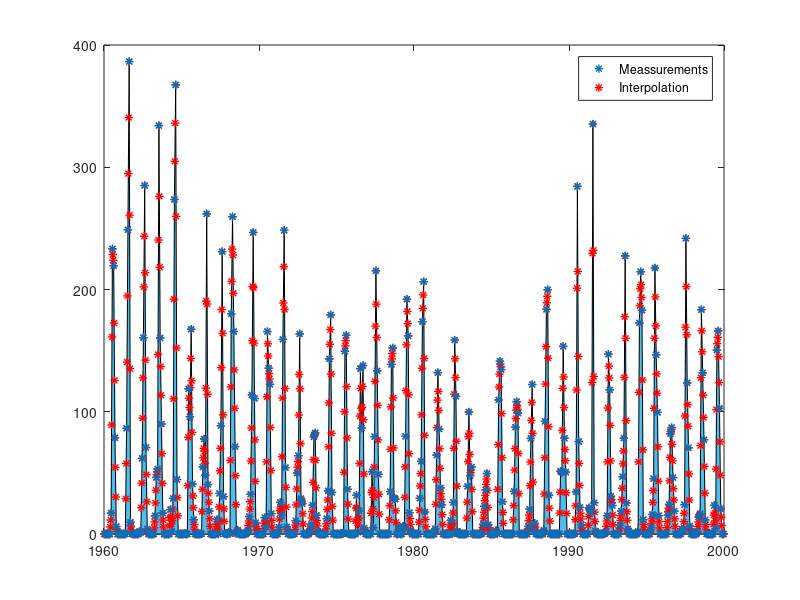

Here is the MATLAB script that generated this plot: (Note: this script raises an error after producing the figure.)
%% Clean up and add path
clear; clc;
close all;
addpath('../functions', '../data')
load proj23.mat
%% Initial Plot
city = ElGeneina;
figure()
area(city.rain_org_t, city.rain_org, 'FaceColor','#4DBEEE')
hold on
pl1 = plot(city.rain_t, city.rain,'*', 'color', 'r','LineWidth',1);
hold on
pl2 = plot(city.rain_org_t, city.rain_org,'*', 'color', '#0072BD','LineWidth',1);
lgd = legend([pl2 pl1], {'Meassurements', 'Interpolation'});
fontsize(lgd,12,'points')
xlabel('Time')
ylabel('Rain')
title('Rain plot')
rain = city.rain_org;

%% Find idxs for splits and set initial states
len = length(city.nvdi);
idx_model_nvdi = 1:round(0.75*len);
idx_validation_nvdi = round(0.75*len) + 1 : round(0.9*len);
idx_test_nvdi = round(0.9*len + 1 : len);
tt = city.nvdi_t;

last_t = tt(length(idx_model_nvdi)); % Use only model data for reconstruction
last_rain_rec = find(last_t - city.rain_org_t < 0 & last_t - city.rain_org_t > -0.1);

% Only same time as modelling for these params
y = city.rain_org(1:last_rain_rec);
N = length(y);
rain_init = zeros(3,N);
rain_init(1,:) = y./3;  
rain_init(2,:) = y./3;
rain_init(3,:) = y./3;

%% Estimating parameters with Kalman Filter
windowsize = 20;
a1 = 0.03;%0.999999; % Intial AR param estimate
converged = false;
converged_2 = false;
while converged_2 == false % Update Ar 20 time
    if(converged) % If on last iteration, use all available data to reconstruct
        converged_2 = true;
        y = city.rain_org(1:end);
        N = length(y);
        rain_init = zeros(3,N);
        rain_init(1,:) = y./3;  
        rain_init(2,:) = y./3;
        rain_init(3,:) = y./3;
    end
    A =[-a1.^3 0 0;a1.^2 0 0; -a1 0 0];
    Z = [1 -a1 a1^2; 0 1 -a1; 0 0 1];
    at = zeros(N,1);
    Rw    = 1e-3;                                      % Measurement noise covariance matrix, R_w. Note that Rw has the same dimension as Ry.
    Re    = eye(3)*1e1;%10e-1                        % System noise covariance matrix, R_e. Note that Re has the same dimension as Rx_t1.
    Re = Z*Re*transpose(Z);
    Rx_t1 = eye(3)*1e1; %correct?                             % Initial covariance matrix, V0 = R_{1|0}^{x,x}
    e_hat  = zeros(N,1);                             % Estimated one-step prediction error.
    xt    = rain_init;                         % Estimated states. Intial state, x_{1|0} = 0.
    yhat  = zeros(N,1);                             % Estimated output.
    xStd  = zeros(3,N);                         % Stores one std for the one-step prediction.
    for t=2 :N                                       
        % Update the predicted state and the time-varying state vector.
        x_t1 = A*xt(:,t-1);                         % x_{t|t-1} = A x_{t-1|t-1}
        C    = [1 1 1];     % Use earlier prediction errors as estimate of e_t.
        
        % Update the parameter estimates.
        Ry = C*Rx_t1*C' + Rw;                       % R_{t|t-1}^{y,y} = C R_{t|t-1}^{x,x} + Rw
        Kt = Rx_t1*C'/Ry;                           % K_t = R^{x,x}_{t|t-1} C^T inv( R_{t|t-1}^{y,y} )
        yhat(t) = C*x_t1;                           % One-step prediction, \hat{y}_{t|t-1}.
        e_hat(t) = y(t)-yhat(t);                     % One-step prediction error, \hat{e}_t = y_t - \hat{y}_{t|t-1}
        xt(:,t) = x_t1 + Kt*( e_hat(t) );            % x_{t|t}= x_{t|t-1} + K_t ( y_t - Cx_{t|t-1} ) 
        
        if (any(xt(:,t) < 0))
            target_sum = sum(xt(:,t)); % The sum that needs to be maintained
            
            % Solve the NNLS problem
            new_data = lsqnonneg(eye(3), xt(:,t));
            
            % Scale the new data to ensure the sum matches the target sum
            scale_factor = target_sum / sum(new_data);
            xt(:,t) = new_data * scale_factor;
        end

        % Update the covariance matrix estimates.
        Rx_t  = Rx_t1 - Kt*Ry*Kt';                  % R^{x,x}_{t|t} = R^{x,x}_{t|t-1} - K_t R_{t|t-1}^{y,y} K_t^T
        Rx_t1 = A*Rx_t*A' + Re;                     % R^{x,x}_{t+1|t} = A R^{x,x}_{t|t} A^T + Re
    
        % Estimate a one std confidence interval of the estimated parameters.
        % This is only for the plots.
        xStd(:,t) = sqrt( diag(Rx_t) );            % This is one std for each of the parameters for the one-step prediction.    
    end
    
    xtemp = flip(xt,1);
    data = iddata(xtemp(:)); % All x data, should be AR
    model_init = idpoly([1 a1], [], []) ;
    model_armax_1 = pem(data , model_init);
    present(model_armax_1)
    if a1 == model_armax_1.A(2)
        converged = true; % We have converged
    else
    a1 = model_armax_1.A(2) % New Ar parameter, update and loop
    end
end

%% Reconstruct 
rain_rec = flip(xt,1); % DISCUSS THIS
rain_reconstructed = rain_rec(:);
rain_reconstructed = [rain_reconstructed(2:end); 0];
% With Provided time vector
tt = city.rain_t;

std_rec = flip(xStd,1); % DISCUSS THIS
std_reconstructed = std_rec(:);
std_reconstructed = [std_reconstructed(2:end); 0];

%% Plot reconstruction
figure(); 
hold on;
pl1 = plot(tt, rain_reconstructed); 

pl2 = plot(tt(1), rain_reconstructed(1),'*', 'color', 'r');
hold on
pl2 = plot(tt(2), rain_reconstructed(2),'*', 'color', 'r');
hold on
pl3 = plot(tt(2), rain(2),'*', 'color', 'k');
hold on
counter = 2;
for i=3:3:length(rain_reconstructed)-2
    plot(tt(i), rain_reconstructed(i),'*', 'color', 'r')
    hold on 
    plot(tt(i+1), rain_reconstructed(i+1),'*', 'color', 'r')
    hold on
    pl2 = plot(tt(i+2), rain_reconstructed(i+2),'*', 'color', 'r');
    hold on
    pl3 = plot(tt(i+2), rain(counter),'*', 'color', 'k');
    hold on
    counter = counter + 1;
end

legend([pl1 pl2 pl3],{'Reconstructed Line ','Reconstructed Points', 'Original'})
xlabel('Time')
ylabel('Rain')
title('Reconstructed Rain')
%% Other viz for Project
figure()
area(ElGeneina.rain_org_t, ElGeneina.rain_org, 'FaceColor','#9eed34')
hold on
area(tt, rain_reconstructed, 'FaceColor','#4DBEEE')
hold on
plot(tt, rain_reconstructed,'*', 'color', '#0072BD','LineWidth',1)
hold on
plot(ElGeneina.rain_org_t, ElGeneina.rain_org,'*', 'color', '#395c0a','LineWidth',1)
legend('Original Rain', 'Reconstructed Rain')
xlabel('Time')
ylabel('Rain')
%xlim([tt(13),tt(30)])
title('Reconstructed Rain')
%% Compare sums
sums = zeros(480, 1);
sums(1) = 0;
counter = 2;
for i=3:3:length(rain_reconstructed)-2
    sums(counter) = rain_reconstructed(i) + rain_reconstructed(i+1) + rain_reconstructed(i+2);
    counter = counter +1;
end
diff = sums - city.rain_org;
sum(abs(diff)) % Should be close to 0.
%% Plot
nvdi = 2.*(city.nvdi./255) -1; %log?

nvdi_t = city.nvdi_t;
figure();
plot(nvdi_t, nvdi)
xlabel('Time')
ylabel('NVDI')
title('NVDI Data and Split')

plotACFnPACF(nvdi, 100, 'data');

%%
%idx_model_nvdi = idx_model_nvdi(115:end);
model_t = nvdi_t(idx_model_nvdi);
%model_t = model_t(125:end);
validation_t = nvdi_t(idx_validation_nvdi);
test_t = nvdi_t(idx_test_nvdi);

model_nvdi = nvdi(idx_model_nvdi);
%model_nvdi = model_nvdi(125:end);
validation_nvdi = nvdi(idx_validation_nvdi);
test_nvdi = nvdi(idx_test_nvdi);

figure();
plot(model_t, model_nvdi, 'LineWidth',1.2)
hold on
plot([model_t(end); validation_t], [model_nvdi(end); validation_nvdi], 'LineWidth',1.2)
hold on;
plot([validation_t(end); test_t], [validation_nvdi(end); test_nvdi], 'LineWidth',1.2)
lgd = legend('Model', 'Validation', 'Test');
fontsize(lgd,12,'points')
xlabel('Time')
ylabel('NVDI')
title('NVDI Data and Split')

figure; 
lambda_max = bcNormPlot(model_nvdi,1)
%% Remove deterministic trend WRONG ONLY ON MODEL DATA
figure();
plot(model_t, model_nvdi)

mdl = fitlm(model_t, model_nvdi)
intercept = mdl.Coefficients(1,1).Estimate;
slope = mdl.Coefficients(2,1).Estimate;
nvdi_trend = model_nvdi- (model_t.*slope + intercept);
figure();
plot(model_t, nvdi_trend)
plotACFnPACF(nvdi_trend, 40, 'data');
figure; 
lambda_max = bcNormPlot(nvdi_trend,1);

outlier = [0.0802; %KALMANNNNN
    0.0986;
    0.1280;
    0.1342;
    0.1628;
    0.1701;
    0.1914;
    0.1959;
    0.1999;
    0.1943]; %CHEATing????
model_nvdi(93:102) = outlier;
nvdi_trend(93:102) = outlier - (model_t(93:102).*slope + intercept); 
nvdi(93:102) = outlier;

%% Remove season of 36
% A36 = [1 zeros(1, 35) -1]; 
% nvdi_trend = filter(A36, 1, nvdi_trend);
% nvdi_trend = nvdi_trend(length(A36) : end );
% nvdi_t = nvdi_t(length(A36) : end);
% figure();
% plot(nvdi_t, nvdi_season)
% plotACFnPACF(nvdi_season, 40, 'data');
% figure; 
% lambda_max = bcNormPlot(nvdi_season,1);
%% Ar(1) 
plotACFnPACF(nvdi_trend, 100, 'AR(1)' );
data = iddata(nvdi_trend);
Am = [1 1];

model_init = idpoly(Am, [], []) ;
model_armax_1 = pem(data , model_init);

e_hat = filter(model_armax_1.A , model_armax_1.C , nvdi_trend) ;
e_hat = e_hat(length(model_armax_1.A ) : end ) ;

present(model_armax_1)
[acfEst, pacfEst] = plotACFnPACF(e_hat, 100, 'AR(1)' );
checkIfNormal(acfEst(2:end), 'ACF' );
checkIfNormal(pacfEst(2:end), 'PACF' );
checkIfWhite(e_hat);
%% a1 + a36 
data = iddata(nvdi_trend);
Am = [1 1 zeros(1,34) 1];
model_init = idpoly(Am, [], []) ;
model_init.Structure.a.Free = Am;
model_armax_1 = pem(data , model_init);

e_hat = filter(model_armax_1.A , model_armax_1.C , nvdi_trend) ;
e_hat = e_hat(length(model_armax_1.A ) : end ) ;

present(model_armax_1)
[acfEst, pacfEst] = plotACFnPACF(e_hat, 100, 'AR(1)' );
checkIfNormal(acfEst(2:end), 'ACF' );
checkIfNormal(pacfEst(2:end), 'PACF' );
checkIfWhite(e_hat);
 
%% Ar(1) with (1+a36 z^-36)
data = iddata(nvdi_trend);
Am = conv([1 1], [1 zeros(1, 35), -1]);
Am = [Am zeros(1, 34) 1]; % ehhh
%Cm = [1 0 1];%[1 0 1 1];
Cm = [];
model_init = idpoly(Am, [], Cm);
model_init.Structure.a.Free = Am;
%model_init.Structure.c.Free = Cm;
model_armax_1 = pem(data , model_init);

e_hat = filter(model_armax_1.A , model_armax_1.C , nvdi_trend) ;
e_hat = e_hat(length(model_armax_1.A ) : end ) ;

present(model_armax_1)
[acfEst, pacfEst] = plotACFnPACF(e_hat, 100, 'AR(1)' );
checkIfNormal(acfEst(2:end), 'ACF' );
checkIfNormal(pacfEst(2:end), 'PACF' );
checkIfWhite(e_hat);

%% PREDICTION: DON'T FORGET TO TRANSFORM TO ORG DOMAIN
% Should take extracare of throwing here!
ks = [1 7];
naive_vals = {};
for i=1:2
    t_predict = cat(1,model_t, validation_t);
    y = cat(1, model_nvdi, validation_nvdi);
    y_trend = y - (t_predict.*slope + intercept);
    A = model_armax_1.A;
    C = model_armax_1.C;

    k = ks(i);
    % Naive:
    if(i == 1) % 1 - Step: Use previous value
        y_naive = zeros(1, length(y) +1 );
        y_naive(2: end) = y;
        y_naive = y_naive(1:end - 1);
        
        ehat_naive = y-y_naive';

        y_naive = y_naive(length(model_t)+1:end);
        ehat_naive = ehat_naive(length(model_t)+1:length(t_predict));
        naive_vals{1} = [y_naive' ehat_naive];
    else % 7 - step: Use last years value
        y_naive = zeros(1, length(y) + 36 );
        y_naive(37: end) = y;
        y_naive = y_naive(1:end - 36);
        ehat_naive = y-y_naive';

        y_naive = y_naive(length(model_t)+1:end);
        ehat_naive = ehat_naive(length(model_t)+1:length(t_predict));
        naive_vals{7} = [y_naive' ehat_naive];

    end
    
    % Predict
    [Fk, Gk] = polydiv(C, A, k) ;
    yhatk = filter(Gk, C, y_trend) ;
    yhatk = yhatk + (t_predict.*slope + intercept); % Add trend
    ehat = y-yhatk;

    yhatk = yhatk(length(model_t)+1:end);
    ehat = ehat(length(model_t)+1:end);

    t_predict = t_predict(length(model_t)+1:end);
    y = y(length(model_t)+1:end);
    figure()
    subplot(211)
    plot(t_predict,y)
    hold on
    plot(t_predict, yhatk)
    hold on
    plot(t_predict, y_naive)
    title('NVDI')
    legend('True data', append(int2str(k), '-step prediction'), 'Naive')

    % Form the prediction error and examine the ACF. Note that the prediction
    % residual should only be white if k=1. 
    subplot(212)
    plot(t_predict, ehat)
    var_ehat = var(ehat)./var(y)

    hold on
    plot(t_predict, ehat_naive)
    var_ehat_naive = var(ehat_naive)./var(y)
    legend('ehat = y-yhatk', 'naive')
    plotACFnPACF(ehat, 40, append(int2str(k), '-step prediction'));
    if(i == 1)
        var_noise = var(ehat);
    end
    mean_ehat = mean(ehat) ;
    var_theoretical = (norm(Fk).^2) .*var_noise;
    var_est = var(ehat);
    conf =0 + [-1 1].*norminv(0.975).*sqrt(var_theoretical);
    precentage_outside = (sum(ehat > conf(2)) + sum(ehat < conf(1)))./length(ehat);
end

%% Examine the data.
 % Extract rain for modelling
idx_rain_nvdimodel_dates = find(tt==model_t(1)): find(tt==model_t(1)) + length(nvdi_trend) - 1;
x = rain_reconstructed(idx_rain_nvdimodel_dates);
%x = rain_temp(idx_rain_nvdimodel_dates);
window = 7;

% area = zeros(length(x), 1);
% xtemp = [zeros(window-1,1); x];
% for i=1:length(area)
%     area(i) = sum(xtemp(i:i+window-1));
% end
%x = area;
y = nvdi_trend; 
% Transform
x = log(x+1);
mean_x = mean(x);
x = (x - mean_x)./30;

% manual inspection
figure; 
subplot(311);
plot(x); 
ylabel('Input signal')
title('Measured signals')

subplot(312);
%plot(area)
subplot(313); 
plot( y ); 
ylabel('Output signal')
xlabel('Time')
figure
[Cxy,lags] = xcorr( y, x, 100, 'coeff' );
stem( lags, Cxy )
hold on
condInt = 2*ones(1,length(lags))./sqrt( length(y) );
plot( lags, condInt,'r--' )
plot( lags, -condInt,'r--' )
hold off
xlabel('Lag')
ylabel('Amplitude')
title('Crosscorrelation between in- and output')
%% Modeling x
figure();

plot(x);
title('Input data');
plotACFnPACF(x, 100, 'Input Data' );

% Model as ARMA(1,2) component
data = iddata(x);
% Am = conv([1 1 1], [1 zeros(1, 35) 1]);%[1 1 1 zeros(1, 33) 1];
% %Am = [Am zeros(1, 37) 1];
% Cm = [1 zeros(1, 75) 0.1];%Cm = [1 0 0 1];

%idx = [1 2 7 36 37 38];
idx = [1 36 37];
%idx = [1 2 3 36];
arr = zeros(1, idx(end) +1);
arr(idx +1 ) = 1;
Am = arr.*0.3;
Am(1) =1;

idx = [36] ;
arr = zeros(1, idx(end) +1);
arr(idx +1 ) = 1;
Cm = arr.*0.3;
Cm(1) =1;
%Cm = [];
model_init = idpoly(Am, [], Cm) ;
model_init.Structure.a.Free = Am;
model_init.Structure.c.Free = Cm;

inputModel = pem(data , model_init);

w_t = filter(inputModel.A , inputModel.C , x) ;
w_t = w_t(length(inputModel.A ): end ) ;
var_ex = var(w_t);

eps_t = filter(inputModel.A , inputModel.C , y) ;
eps_t = eps_t(length(inputModel.A ): end ) ;

present(inputModel)
[acfEst, pacfEst] = plotACFnPACF(w_t, 150, 'AR(1)' );
checkIfNormal(acfEst(2:end), 'ACF' );
checkIfNormal(pacfEst(2:end), 'PACF' );
checkIfWhite(w_t);

A = inputModel.A;
C = inputModel.C;
%%
n = length(x);
M = 100;
figure()
[Cxy,lags] = xcorr(eps_t, w_t, M, 'coeff' ); %(d,r,s) = (4,2,0)
stem(lags, Cxy)
title ('Cross_correlation_function'), xlabel('Lag')
hold on
plot(-M:M, 2/ sqrt(n) * ones(1, 2*M+1), '--')
plot(-M:M, -2/sqrt(n) * ones(1, 2*M+1) , '--' )
hold off

%%
d=7; r=0; s=0; 
A2 = [1 0.01.*ones(1, r)];
B = [zeros(1,d) 0.1.*ones(1, s+1)];
%B = [0 0 0 1 0 0 1 1 1 zeros(1,22) 1 1 1 ];

idx = [3 5 7 17 31 34];
%idx = [1 7 28 ];
%idx = [2 12 20 30];
%idx = [3 6 15 19 34];
%idx = [3 5 17 34 79];

arr = zeros(1, idx(end) +1);
arr(idx +1 ) = 0.3;
B = arr;

Mi = idpoly([1], [B], [], [], [A2]) ;
Mi.Structure.B.Free = B;
z = iddata(y, x) ;
Mba2 = pem(z, Mi ) ;present(Mba2)
etilde = resid(Mba2, z);
etilde = etilde.y;
etilde = etilde(length(Mba2.B): end);

figure()
[Cxy,lags] = xcorr(etilde, x(length(Mba2.B): end), M, 'coeff' );
stem(lags, Cxy)
title ('Cross_correlation_function'), xlabel('Lag')
hold on
plot(-M:M, 2/ sqrt(n) * ones(1, 2*M+1), '--')
plot(-M:M, -2/sqrt(n) * ones(1, 2*M+1) , '--' )
hold off

%% Model etilde
figure();
plot(etilde);
title('etilde data');
plotACFnPACF(etilde, M, 'Input Data' );

A2_diff = [1 0 -1];
Cm = [1 1];%conv([1 zeros(1, 35) 1], A2_diff);
model_init = idpoly([1 1], [], []) ;
%model_init.Structure.a.Free = Am;
%model_init.Structure.c.Free = Cm;
%model_init = idpoly([1 1 1], [], []) ;
model_input = pem(iddata(etilde), model_init);

e_hat = filter(model_input.A , model_input.C , etilde) ;
e_hat = e_hat(length(model_input.A ) : end ) ;

present(model_input)
[acfEst, pacfEst] = plotACFnPACF(e_hat, M, 'AR(1)' );
checkIfNormal(acfEst(2:end), 'ACF' );
checkIfNormal(pacfEst(2:end), 'PACF' );
checkIfWhite(e_hat);

A1 = model_input.A;
C2 = model_input.C;

%% Full BJ Model
Mi = idpoly(1, B, C2, A1, A2) ;
Mi.Structure.D.Free = A1;
Mi.Structure.B.Free = B;

z = iddata(y, x);
MboxJ = pem (z, Mi);
present (MboxJ );

ehat = resid(MboxJ, z).y;
ehat = ehat(length(MboxJ): end);

[acfEst, pacfEst] = plotACFnPACF(ehat, M, 'Box-Jenkins');
checkIfNormal(acfEst(2:end), 'ACF' );
checkIfNormal(pacfEst(2:end), 'PACF' );
checkIfWhite(ehat);

figure()
[Cxy,lags] = xcorr(ehat, x, M, 'coeff' );
stem(lags, Cxy)
title ('Cross_correlation_function'), xlabel('Lag')
hold on
plot(-M:M, 2/ sqrt(n) * ones(1, 2*M+1), '--')
plot(-M:M, -2/sqrt(n) * ones(1, 2*M+1) , '--' )
hold off
%%
k =1;
idx_rain_nvdi_val = find(tt==validation_t(1)): find(tt==validation_t(end)) ;
idx_rain_nvdi_test = find(tt==test_t(1)): find(tt==test_t(end)) ;

% window = 6;
% area = zeros(length(rain_reconstructed), 1);
% xtemp = [zeros(window-1,1); (rain_reconstructed -mean_x)./50];
% for i=1:length(area)
%     area(i) = sum(xtemp(i:i+window-1));
% end
% 
% x_val = area(idx_rain_nvdi_val);
% x_test = area(idx_rain_nvdi_test) ;
x_val = (log(rain_reconstructed(idx_rain_nvdi_val) + 1) - mean_x)./30;
x_test = (log(rain_reconstructed(idx_rain_nvdi_test) + 1) - mean_x)./30;

x_model_val = cat(1, x, x_val);
x_model_val_test = cat(1, x, x_val, x_test);

t_predict_model_val = cat(1,model_t, validation_t);
t_predict_model_val_test = cat(1,model_t, validation_t, test_t);

y_model_val = cat(1, model_nvdi, validation_nvdi);
y_model_val_test = cat(1, model_nvdi, validation_nvdi, test_nvdi);

y_val = y_model_val(length(model_nvdi)+1:end);
y_test = y_model_val_test(length(model_nvdi) + length(validation_nvdi) + 1:end);

y_trend_model_val = y_model_val - (t_predict_model_val.*slope + intercept);
y_trend_model_val_test = y_model_val_test - (t_predict_model_val_test.*slope + intercept);

[Fx, Gx] = polydiv( inputModel.C, inputModel.A, k );
xhatk_model_val = filter(Gx, inputModel.C, x_model_val);
xhatk_model_val_test = filter(Gx, inputModel.C, x_model_val_test);

xhatk_val = xhatk_model_val(length(model_nvdi)+1: end);
xhatk_test = xhatk_model_val_test(length(model_nvdi) + length(validation_nvdi) + 1: end);

ehat_val = x_val - xhatk_val;
ehat_test = x_test - xhatk_test;
ehat_model_val_inp = x_model_val - xhatk_model_val; % need to throw here

t_predict_val = t_predict_model_val(length(model_nvdi) + 1 : end);
t_predict_test = t_predict_model_val_test(length(model_nvdi) + length(validation_nvdi) + 1: end);

%modelLim = 400
figure()
subplot(211)
plot(t_predict_val, xhatk_val)
hold on
plot(t_predict_val, x_val)
legend('xhatk', 'x')
subplot(212)
plot(t_predict_val, ehat_val);
legend('ehat')

figure()
subplot(211)
plot(t_predict_test, xhatk_test)
hold on
plot(t_predict_test, x_test)
legend('xhatk', 'x')
subplot(212)
plot(t_predict_test, ehat_test);
legend('ehat')

std_xk = sqrt( sum( Fx.^2 )*var_ex ); %NEED TO CHECK THIS
fprintf( 'The theoretical std of the %i-step prediction error is %4.2f.\n', k, std_xk)

%% Form the residual. Is it behaving as expected? Recall, no shift here!
%ehat = ehat(30:end);

figure
acf( ehat_val, 40, 0.05, 1 );
title( sprintf('ACF of the %i-step input prediction residual', k) )
fprintf('This is a %i-step prediction. Ideally, the residual should be an MA(%i) process.\n', k, k-1)
checkIfWhite( ehat_val );
pacfEst = pacf( ehat_val, 40, 0.05 );
checkIfNormal( pacfEst(k+1:end), 'PACF' );

figure
acf( ehat_test, 40, 0.05, 1 );
title( sprintf('ACF of the %i-step input prediction residual', k) )
fprintf('This is a %i-step prediction. Ideally, the residual should be an MA(%i) process.\n', k, k-1)
checkIfWhite( ehat_test );
pacfEst = pacf( ehat_test, 40, 0.05 );
checkIfNormal( pacfEst(k+1:end), 'PACF' );
%% Proceed to predict the data using the predicted input.
% Form the BJ prediction polynomials. In our notation, these are
%   A1 = foundModel.D
%   C1 = foundModel.C
%   A2 = foundModel.F
% 
% The KA, KB, and KC polynomials are formed as:
%   KA = conv( A1, A2 );
%   KB = conv( A1, B );
%   KC = conv( A2, C1 );
%
KA = conv( MboxJ.D, MboxJ.F );
KB = conv( MboxJ.D, MboxJ.B );
KC = conv( MboxJ.F, MboxJ.C );

% Form the ARMA prediction for y_t (note that this is not the same G
% polynomial as we computed above (that was for x_t, this is for y_t).
[Fy, Gy] = polydiv( MboxJ.C, MboxJ.D, k );

% Compute the \hat\hat{F} and \hat\hat{G} polynomials.
[Fhh, Ghh] = polydiv( conv(Fy, KB), KC, k );

% Form the predicted output signal using the predicted input signal.
yhatk_model_val  = filter(Fhh, 1, xhatk_model_val) + filter(Ghh, KC, x_model_val) + filter(Gy, KC, y_trend_model_val);
yhatk_model_val_test  = filter(Fhh, 1, xhatk_model_val_test) + filter(Ghh, KC, x_model_val_test) + filter(Gy, KC, y_trend_model_val_test);

yhatk_val = yhatk_model_val(length(model_nvdi)+1:end) + (slope.*t_predict_val + intercept);
yhatk_test = yhatk_model_val_test(length(model_nvdi) + length(validation_nvdi) + 1:end) + (slope.*t_predict_test + intercept);

ehat_val = y_val - yhatk_val;
ehat_test = y_test - yhatk_test;
ehat_model_val = y_model_val - yhatk_model_val + (slope.*t_predict_model_val + intercept);% Need to throw SHould not use test here, but forget now

var_ehat_val = var(ehat_val);
var_ehat_test = var(ehat_test);
var_ehat_val_n = var_ehat_val/var(y_val)
var_ehat_test_n = var_ehat_test/var(y_test)

% A very common error is to forget to add the predicted inputs. Lets try
% that to see what happens.
% yhatk  = filter(Ghh, KC, x) + filter(Gy, KC, y);
naive = naive_vals{k}; % NEED TO IMPLEMENT NAIVE FOR TEST
figure()
subplot(211)
plot(t_predict_val, y_val)
hold on
plot(t_predict_val, yhatk_val)
hold on
plot(t_predict_val, naive(:,1))
legend('y', 'yhatk', 'naive')
subplot(212)
plot(t_predict_val, ehat_val.^2);
hold on
plot(t_predict_val, naive(:,2).^2)
legend('ehat', 'ehat naive')

figure()
subplot(211)
plot(t_predict_test, y_test)
hold on
plot(t_predict_test, yhatk_test)
hold on
%plot(t_predict_test, naive(:,1))
legend('y', 'yhatk', 'naive')
subplot(212)
plot(t_predict_test, ehat_test.^2);
hold on
%plot(t_predict_test, naive(:,2).^2)
legend('ehat', 'ehat naive')
%line( [modelLim modelLim], [-1e6 1e6 ], 'Color','red','LineStyle',':' )

%% Estimate the unknown parameters using a Kalman filter and form the one-step prediction.
% The ARMAX model is  
%
%   KA y(t) = KB x(t) + KC e(t)
%
% This means, for our example, that the one-step prediction is formed as
%
% y(t+1) = -KA(2)y(t) - KA(3)y(t) + KB(1)x(t+1) + KB(2)x(t) + KB(3)x(t-1) + e(t+1) + KC(3)e(t-1)
%        =  [ y(t) y(t-1) x(t+1) x(t) x(t-1) e(t-1) ] [ -KA(2) -KA(3) KB(1) KB(2) KB(3) KC(3) ]^T + e(t+1)
%
% Note that Matlab vectors starts at index 1, therefore the first index in
% the A vector, A(1), is the same as we normally denote a_{0}. Furthermore,
% note that both x(t) are x(t-1) known, whereas x(t+1) needs to be
% predicted. For simplicity, we here use the polynomial prediction of the
% input, but this should of course also be predicted using a Kalman filter.
% 
% For illustration purposes, we consider three different cases; in the first
% version, we estimate the parameters of the input; in the second, we 
% assume these to be fixed. In the third case, we modify the second case
% and examine if we can remove the KC parameter without losing too much
% performance. 
%
N = length(t_predict_model_val);
y = y_trend_model_val;
%y(93:102) = nan;
%y1 = y;
x = x_model_val;
codeVersion = 1;
modelLim = 100;
switch codeVersion
    case 1
        nnz_KB  = find(KB ~= 0);
        noPar   = length(nnz_KB) + 1+2;                            % The vector of unknowns is [ -KA(2) -KA(3) KB(1) KB(2) KB(3) KC(3) ]
        xt      = zeros(noPar, N);               % Estimated states. Set the initial state to the estimated parameters.
        xt(:,max(nnz_KB)-1) = [ -KA(2) 0.5 KB(nnz_KB) 0.5 ];
    case 2
        noPar   = 3;                            % The vector of unknowns is [ -KA(2) -KA(3) KC(3) ]
        xt      = zeros(noPar,N);               % Estimated states. Set the initial state to the estimated parameters.
        xt(:,2) = [ -KA(2) -KA(3) KC(3) ];
    case 3
        noPar   = 2;                            % The vector of unknowns is [ -KA(2) -KA(3)  ]
        xt      = zeros(noPar,N);               % Estimated states. Set the initial state to the estimated parameters.
        xt(:,2) = [ -KA(2) -KA(3) ];
end
%%
A     = eye(noPar);
Rw    = std(ehat_model_val).^2;                 % Measurement noise covariance matrix, R_w. Try using the noise estimate from the polynomial prediction.
Re    = 5e-6*eye(noPar);                        % System noise covariance matrix, R_e.
Re(2,2)    = 1e-4; 
Re(noPar,noPar)    = 1e-4; 
Rx_t1 = 1e-6*eye(noPar);                        % Initial covariance matrix, R_{1|0}^{x,x}
Rx_k  = Rx_t1;
h_et  = zeros(N,1);                             % Estimated one-step prediction error.
yhatK = zeros(N,1);                             % Estimated output.
xStd  = zeros(noPar,N);                         % Stores one std for the one-step prediction.
startInd = max(nnz_KB);                                   % We use t-2, so start at t=3.

for t=startInd:N
    % Update the predicted state and the time-varying state vector.
    x_t1 = A*xt(:,t-1);                         % x_{t|t-1} = A x_{t-1|t-1}
    switch codeVersion
        case 1                                  % Estimate all parameters.
            C = [ y(t-1)  y(t-2) x(t - nnz_KB + 1)' h_et(t-1)];
            % C = [yhatK_1(t) x(t - nnz_KB + 2)'];--> yhatK_2
            % C = [yhatK_2(t+1) x(t - nnz_KB + 3)']; ---> yhatK_3
            % ----- xhatk
            % C = [yhatK_3(t+2) xhatk_1 x(t - nnz_KB(2:end) + 4)'];
            yhatK(t) = C*x_t1;
        case 2                                  % Note that KB does not vary in this case.
            C = [ y(t-1) y(t-2) h_et(t-2) ];
            yhatK(t) = C*x_t1 + KB * [xhatk(t) x(t-1) x(t-2)]';
        case 3
            C = [ y(t-1) y(t-2) ];              % Ignore one component.
            yhatK(t) = C*x_t1 + KB * [xhatk(t) x(t-1) x(t-2)]';
    end

    % Update the parameter estimates.
    Ry = C*Rx_t1*C' + Rw;                       % R_{t|t-1}^{y,y} = C R_{t|t-1}^{x,x} + Rw
    Kt = Rx_t1*C'/Ry;                           % K_t = R^{x,x}_{t|t-1} C^T inv( R_{t|t-1}^{y,y} )
    
    if isnan( y(t) )
        xt(:,t) = x_t1;                         % x_{t|t} = x_{t|t-1} 
        Rx_t    = Rx_t1;                        % R^{x,x}_{t|t} = R^{x,x}_{t|t-1} 
        y1(t)   = yhatK(t);                      % Replace the missing sample with the estimated value. 
        t
    else
        h_et(t) = y(t)-yhatK(t);                    % One-step prediction error, \hat{e}_t = y_t - \hat{y}_{t|t-1}
        xt(:,t) = x_t1 + Kt*( h_et(t) );            % x_{t|t}= x_{t|t-1} + K_t ( y_t - Cx_{t|t-1} ) 
    
        % Update the covariance matrix estimates.
        Rx_t  = Rx_t1 - Kt*Ry*Kt';                  % R^{x,x}_{t|t} = R^{x,x}_{t|t-1} - K_t R_{t|t-1}^{y,y} K_t^T
    end
    Rx_t1 = A*Rx_t*A' + Re;                     % R^{x,x}_{t+1|t} = A R^{x,x}_{t|t} A^T + Re

    % Estimate a one std confidence interval of the estimated parameters.
    xStd(:,t) = sqrt( diag(Rx_t) );             % This is one std for each of the parameters for the one-step prediction.
end



%% Examine the estimated parameters.
% Compute the true parameters for the KA, KB, and KC polynomials.
% KA0 = conv( A1, A2 );
% KB0 = conv( A1, B );
% KC0 = conv( A2, C1 );
switch codeVersion
    case 1
        trueParams = [ -KA(2) KB(nnz_KB) 0.5];
    case 2
        trueParams = [ -KA0(2) -KA0(3) KC0(3) ];
    case 3
        trueParams = [ -KA0(2) -KA0(3) ];
end

figure
plotWithConf( 1:N, xt', xStd', trueParams );
line( [modelLim modelLim], [-2 2], 'Color','red','LineStyle',':' )
axis([startInd-1 N -1.5 1.5])
title(sprintf('Estimated parameters, with Re = %7.6f and Rw = %4.3f', Re(1,1), Rw(1,1)))
xlabel('Time')
fprintf('Using code version %i:\n', codeVersion);
fprintf('The final values of the Kalman estimated parameters are:\n')
for k0=1:length(trueParams)
    fprintf('  True value: %5.2f, estimated value: %5.2f (+/- %5.4f).\n', trueParams(k0), xt(k0,end), xStd(k0,end) )
end 

yhatK = yhatK + (slope.*t_predict_model_val + intercept);
%% Show the one-step prediction. 
figure
plot( [y_model_val yhatK] )
title('One-step prediction of the validation data')
xlabel('Time')
legend('Realisation', 'Kalman estimate', 'Polynomial estimate', 'Location','SW')
xlim([0 N])

% Form the prediction residuals for the validation data.
eK = y_model_val(length(model_nvdi)+1:end) - yhatK(length(model_nvdi)+1:end);
var(eK)/var(y_model_val(length(model_nvdi)+1:end))
eK = y(100:end)-yhatK(100:end);
%plotACFnPACF( eP, 40, 'One-step prediction using the polynomial estimate');
plotACFnPACF( eK, 40, 'One-step prediction using the Kalman filter'); %WRONG BECAUSE TREND
%fprintf('The variance of the validation data is               %7.2f.\n', var(y(modelLim:end)))
%fprintf('The estimated variance of the polynomial estimate is %7.2f.\n', var(eP))
%fprintf('The estimated variance of the Kalman estimate is     %7.2f.\n', var(eK))

%% K = 7
%%%% Estimate the unknown parameters using a Kalman filter and form the one-step prediction.
% The ARMAX model is  
%
%   KA y(t) = KB x(t) + KC e(t)
%
% This means, for our example, that the one-step prediction is formed as
%
% y(t+1) = -KA(2)y(t) - KA(3)y(t) + KB(1)x(t+1) + KB(2)x(t) + KB(3)x(t-1) + e(t+1) + KC(3)e(t-1)
%        =  [ y(t) y(t-1) x(t+1) x(t) x(t-1) e(t-1) ] [ -KA(2) -KA(3) KB(1) KB(2) KB(3) KC(3) ]^T + e(t+1)
%
% Note that Matlab vectors starts at index 1, therefore the first index in
% the A vector, A(1), is the same as we normally denote a_{0}. Furthermore,
% note that both x(t) are x(t-1) known, whereas x(t+1) needs to be
% predicted. For simplicity, we here use the polynomial prediction of the
% input, but this should of course also be predicted using a Kalman filter.
% 
% For illustration purposes, we consider three different cases; in the first
% version, we estimate the parameters of the input; in the second, we 
% assume these to be fixed. In the third case, we modify the second case
% and examine if we can remove the KC parameter without losing too much
% performance. 
%
N = length(t_predict_model_val);
y = y_trend_model_val;
x = x_model_val;
codeVersion = 1;
modelLim = 100;
switch codeVersion
    case 1
        nnz_KB  = find(KB ~= 0);
        noPar   = length(nnz_KB) + 1 ;                            % The vector of unknowns is [ -KA(2) -KA(3) KB(1) KB(2) KB(3) KC(3) ]
        xt      = zeros(noPar, N);               % Estimated states. Set the initial state to the estimated parameters.
        xt(:,max(nnz_KB)-1) = [ -KA(2) KB(nnz_KB) ];
    case 2
        noPar   = 3;                            % The vector of unknowns is [ -KA(2) -KA(3) KC(3) ]
        xt      = zeros(noPar,N);               % Estimated states. Set the initial state to the estimated parameters.
        xt(:,2) = [ -KA(2) -KA(3) KC(3) ];
    case 3
        noPar   = 2;                            % The vector of unknowns is [ -KA(2) -KA(3)  ]
        xt      = zeros(noPar,N);               % Estimated states. Set the initial state to the estimated parameters.
        xt(:,2) = [ -KA(2) -KA(3) ];
end
%%
A     = eye(noPar);
Rw    = std(ehat_model_val).^2;                                % Measurement noise covariance matrix, R_w. Try using the noise estimate from the polynomial prediction.
Re    = 1e-5*eye(noPar);                        % System noise covariance matrix, R_e.
Rx_t1 = 1e-5*eye(noPar);                        % Initial covariance matrix, R_{1|0}^{x,x}
Rx_k  = Rx_t1;
h_et  = zeros(N,1);                             % Estimated one-step prediction error.
yhatK = zeros(N,1);                             % Estimated output.
xStd  = zeros(noPar,N);                         % Stores one std for the one-step prediction.
yhatk_7 = zeros(N,1);  

noPar_inp = length(inputModel.A) - 1;
A_inp     = zeros(noPar_inp);
A_inp(1, :) = - inputModel.A(2:end);
A_inp(2: noPar_inp+1:end) = 1;

xt_inp      = zeros(noPar_inp, N);
Rw_inp    = 1e-1;%std(ehat_model_val_inp);                                % Measurement noise covariance matrix, R_w. Try using the noise estimate from the polynomial prediction.
Re_inp    = 1e-1*eye(noPar_inp);                        % System noise covariance matrix, R_e.
Rx_t1_inp = 1e-1*eye(noPar_inp);                        % Initial covariance matrix, R_{1|0}^{x,x}
Rx_k_inp  = Rx_t1_inp;
h_et_inp  = zeros(N,1);                             % Estimated one-step prediction error.
xhatK_inp = zeros(N,1);                             % Estimated output.
xhatK_inp_4 = zeros(N,1); % testing
xStd_inp  = zeros(noPar_inp,N);                         % Stores one std for the one-step prediction.

startInd = max(nnz_KB);                                   % We use t-2, so start at t=3.

for t=startInd:N
    % Input
    % Update the predicted state and the time-varying state vector.
    x_t1_inp = A_inp*xt_inp(:,t-1);                         % x_{t|t-1} = A x_{t-1|t-1}
    
    C_inp = [inputModel.C zeros(1, noPar_inp - length(inputModel.C))];
    % C = [yhatK_1(t) x(t - nnz_KB + 2)'];--> yhatK_2
    % C = [yhatK_2(t+1) x(t - nnz_KB + 3)']; ---> yhatK_3
    % ----- xhatk
    % C = [yhatK_3(t+2) xhatk_1 x(t - nnz_KB(2:end) + 4)'];
    xhatK_inp(t) = C_inp*x_t1_inp;

    % Update the parameter estimates.
    Ry_inp = C_inp*Rx_t1_inp*C_inp' + Rw_inp;                       % R_{t|t-1}^{y,y} = C R_{t|t-1}^{x,x} + Rw
    Kt_inp = Rx_t1_inp*C_inp'/Ry_inp;                           % K_t = R^{x,x}_{t|t-1} C^T inv( R_{t|t-1}^{y,y} )
    h_et_inp(t) = x(t)-xhatK_inp(t);                    % One-step prediction error, \hat{e}_t = y_t - \hat{y}_{t|t-1}
    xt_inp(:,t) = x_t1_inp + Kt_inp*( h_et_inp(t) );            % x_{t|t}= x_{t|t-1} + K_t ( y_t - Cx_{t|t-1} ) 

    % Update the covariance matrix estimates.
    Rx_t_inp  = Rx_t1_inp - Kt_inp*Ry_inp*Kt_inp';                  % R^{x,x}_{t|t} = R^{x,x}_{t|t-1} - K_t R_{t|t-1}^{y,y} K_t^T
    Rx_t1_inp = A_inp*Rx_t_inp*A_inp' + Re_inp;                     % R^{x,x}_{t+1|t} = A R^{x,x}_{t|t} A^T + Re

    % Estimate a one std confidence interval of the estimated parameters.
    xStd_inp(:,t) = sqrt( diag(Rx_t_inp) );             % This is one std for each of the parameters for the one-step prediction.
    
    % 2 - 4 step predictions
    k= 4;
    Rx_k_inp = Rx_t1_inp;
    ksteps_inp = [xhatK_inp(t)];
    for k0=2:k
        Ck = C_inp;%[ -yk -y(t-6+k0) -y(t-7+k0) h_et(t+k0-1) h_et(t+k0-3) ]; % C_{t+k|t}
        xk = Ck*A_inp^k*xt_inp(:,t-1);                    % \hat{y}_{t+k|t} = C_{t+k|t} A^k x_{t|t}
        Rx_k_inp = A_inp*Rx_k_inp*A_inp' + Re_inp;                  % R_{t+k+1|t}^{x,x} = A R_{t+k|t}^{x,x} A^T + Re  
        ksteps_inp(end + 1) = xk;
    end

    xhatK_inp_4(t - 1 + k) = xk;
    %yhatk(t - 1 +k) = yk;                            % Note that this should be stored at t+k.


    % Output
    % Update the predicted state and the time-varying state vector.
    x_t1 = A*xt(:,t-1);                         % x_{t|t-1} = A x_{t-1|t-1}

    C = [ y(t-1) x(t - nnz_KB + 1)'];
    % C = [yhatK_1(t) x(t - nnz_KB + 2)'];--> yhatK_2
    % C = [yhatK_2(t+1) x(t - nnz_KB + 3)']; ---> yhatK_3
    % ----- xhatk
    % C = [yhatK_3(t+2) xhatk_1 x(t - nnz_KB(2:end) + 4)'];
    yhatK(t) = C*x_t1;

    % Update the parameter estimates.
    Ry = C*Rx_t1*C' + Rw;                       % R_{t|t-1}^{y,y} = C R_{t|t-1}^{x,x} + Rw
    Kt = Rx_t1*C'/Ry;                           % K_t = R^{x,x}_{t|t-1} C^T inv( R_{t|t-1}^{y,y} )
    h_et(t) = y(t)-yhatK(t);                    % One-step prediction error, \hat{e}_t = y_t - \hat{y}_{t|t-1}
    xt(:,t) = x_t1 + Kt*( h_et(t) );            % x_{t|t}= x_{t|t-1} + K_t ( y_t - Cx_{t|t-1} ) 

    % Update the covariance matrix estimates.
    Rx_t  = Rx_t1 - Kt*Ry*Kt';                  % R^{x,x}_{t|t} = R^{x,x}_{t|t-1} - K_t R_{t|t-1}^{y,y} K_t^T
    Rx_t1 = A*Rx_t*A' + Re;                     % R^{x,x}_{t+1|t} = A R^{x,x}_{t|t} A^T + Re

    % Estimate a one std confidence interval of the estimated parameters.
    xStd(:,t) = sqrt( diag(Rx_t) );             % This is one std for each of the parameters for the one-step prediction.
    
    k= 7;
    Rx_k = Rx_t1;
    yk = yhatK(t);
    for k0=2:k
        if (k0 > 3)
            Ck = [yk ksteps_inp(1:k0 - 3) x(t - nnz_KB(k0 - 3 +1:end) + k0)']; % C_{t+k|t}
        else
            Ck = [yk x(t - nnz_KB + k0)']; % C_{t+k|t}
  
        end
        yk = Ck*A^k*xt(:,t-1);                    % \hat{y}_{t+k|t} = C_{t+k|t} A^k x_{t|t}
        Rx_k = A*Rx_k*A' + Re;                  % R_{t+k+1|t}^{x,x} = A R_{t+k|t}^{x,x} A^T + Re  
    end
    yhatk_7(t - 1 +k) = yk;  
end
yhatk_7 = yhatk_7(1:end-(k-1));
yhatk_7 = yhatk_7 + (slope.*t_predict_model_val + intercept);


%% Examine the estimated parameters.
% Compute the true parameters for the KA, KB, and KC polynomials.
% KA0 = conv( A1, A2 );
% KB0 = conv( A1, B );
% KC0 = conv( A2, C1 );
switch codeVersion
    case 1
        trueParams = [ -KA(2) KB(nnz_KB)];
    case 2
        trueParams = [ -KA0(2) -KA0(3) KC0(3) ];
    case 3
        trueParams = [ -KA0(2) -KA0(3) ];
end

figure
plotWithConf( 1:N, xt', xStd', trueParams );
line( [modelLim modelLim], [-2 2], 'Color','red','LineStyle',':' )
axis([startInd-1 N -1.5 1.5])
title(sprintf('Estimated parameters, with Re = %7.6f and Rw = %4.3f', Re(1,1), Rw(1,1)))
xlabel('Time')
fprintf('Using code version %i:\n', codeVersion);
fprintf('The final values of the Kalman estimated parameters are:\n')
for k0=1:length(trueParams)
    fprintf('  True value: %5.2f, estimated value: %5.2f (+/- %5.4f).\n', trueParams(k0), xt(k0,end), xStd(k0,end) )
end 


% Show the one-step prediction. 
%xhatK_inp_4 = xhatK_inp_4(1:end-(k-1));

figure
plot( [y_model_val yhatk_7 ] )
title('One-step prediction of the validation data')
xlabel('Time')
legend('Realisation', 'Kalman estimate', 'Polynomial estimate', 'Location','SW')
xlim([0 N])

% Form the prediction residuals for the validation data.
eK = y_model_val(length(model_nvdi)+1:end)-yhatk_7(length(model_nvdi)+1:end);
var(eK)./var(y_model_val(length(model_nvdi)+1:end))


eK = y(100+1:end)-yhatk_7(100+1:end);
%plotACFnPACF( eP, 40, 'One-step prediction using the polynomial estimate');
plotACFnPACF( eK, 40, 'One-step prediction using the Kalman filter'); %WRONG BECAUSE TREND
% fprintf('The variance of the validation data is               %7.2f.\n', var(y(modelLim:end)))
% fprintf('The estimated variance of the polynomial estimate is %7.2f.\n', var(eP))
% fprintf('The estimated variance of the Kalman estimate is     %7.2f.\n', var(eK))
%%
%zero = true;
counter = 1;
rain_temp = zeros(1, length(rain_reconstructed));
while counter < length(rain_reconstructed) +1
    if(rain_reconstructed(counter)>0)
        for i =1:7
            rain_temp(counter) = rain_reconstructed(counter);
            counter = counter + 1;
        end
        while(rain_reconstructed(counter)>0)
            rain_temp(counter) = 0;
            counter = counter + 1;
        end
    else
        counter = counter + 1;
    end
end
rain_temp = rain_temp';